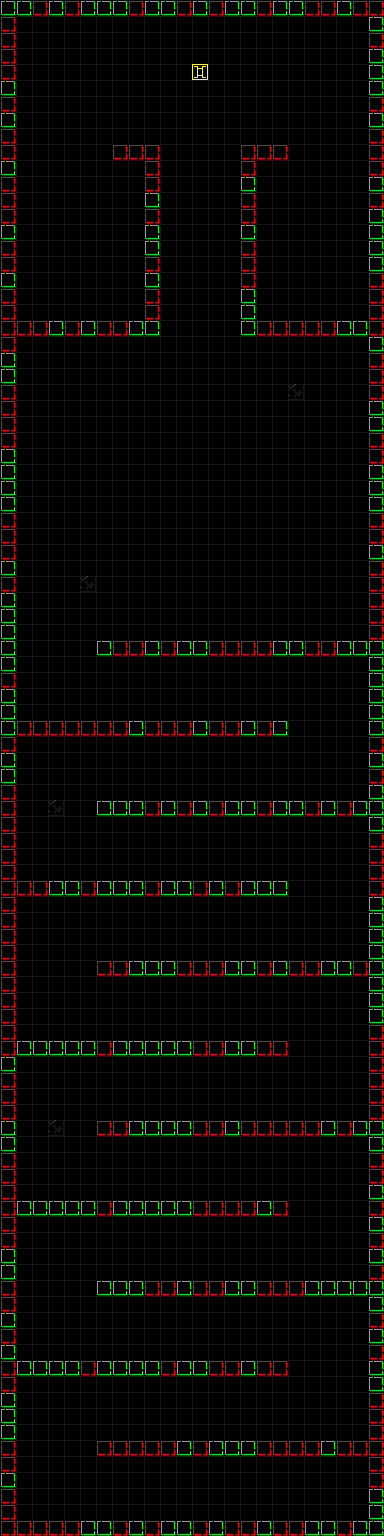

A 2D game scene composited from a Tiled map and its tileset images. What follows is a short description and the map's XML, with each tile layer's data collapsed to a summary:
An orthogonal 24x96 tile map with 16x16 px tiles, 3 tile layers (Tile Layer 1, Tile Layer 2, Tile Layer 3).

<map version="1.0" orientation="orthogonal" width="24" height="96" tilewidth="16" tileheight="16">
 <tileset firstgid="1" name="tiles" tilewidth="16" tileheight="16">
  <image source="maps/tiles.png" trans="ff00ff" width="80" height="16" />
 </tileset>
 <layer name="Tile Layer 1" width="24" height="96">
  <data>[2304 cells, 2304 non-empty, 4 distinct tile ids]</data>
 </layer>
 <layer name="Tile Layer 2" width="24" height="96">
  <data>[2304 cells, 1 non-empty, 1 distinct tile ids]</data>
 </layer>
 <layer name="Tile Layer 3" width="24" height="96">
  <data>[2304 cells, 10 non-empty, 2 distinct tile ids]</data>
 </layer>
</map>
